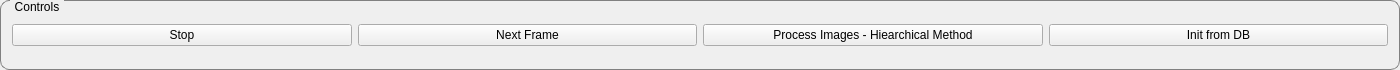
           <widget class="QGroupBox" name="groupBox_13">
            <property name="minimumSize">
             <size>
              <width>1400</width>
              <height>0</height>
             </size>
            </property>
            <property name="maximumSize">
             <size>
              <width>16777215</width>
              <height>70</height>
             </size>
            </property>
            <property name="styleSheet">
             <string notr="true">QGroupBox {
    border: 1px solid gray;
    border-radius: 9px;
    margin-top: 0.5em;
}

QGroupBox::title {
    subcontrol-origin: margin;
    left: 10px;
    padding: 0 3px 0 3px;
}</string>
            </property>
            <property name="title">
             <string>Controls</string>
            </property>
            <layout class="QHBoxLayout" name="horizontalLayout_14">
             <item>
              <widget class="QPushButton" name="btn_hierarchical_stop">
               <property name="text">
                <string>Stop</string>
               </property>
              </widget>
             </item>
             <item>
              <widget class="QPushButton" name="btn_next_frame">
               <property name="text">
                <string>Next Frame</string>
               </property>
              </widget>
             </item>
             <item>
              <widget class="QPushButton" name="btn_process_hierarchical">
               <property name="text">
                <string>Process Images - Hiearchical Method</string>
               </property>
              </widget>
             </item>
             <item>
              <widget class="QPushButton" name="btn_init_from_db">
               <property name="text">
                <string>Init from DB</string>
               </property>
              </widget>
             </item>
            </layout>
           </widget>
